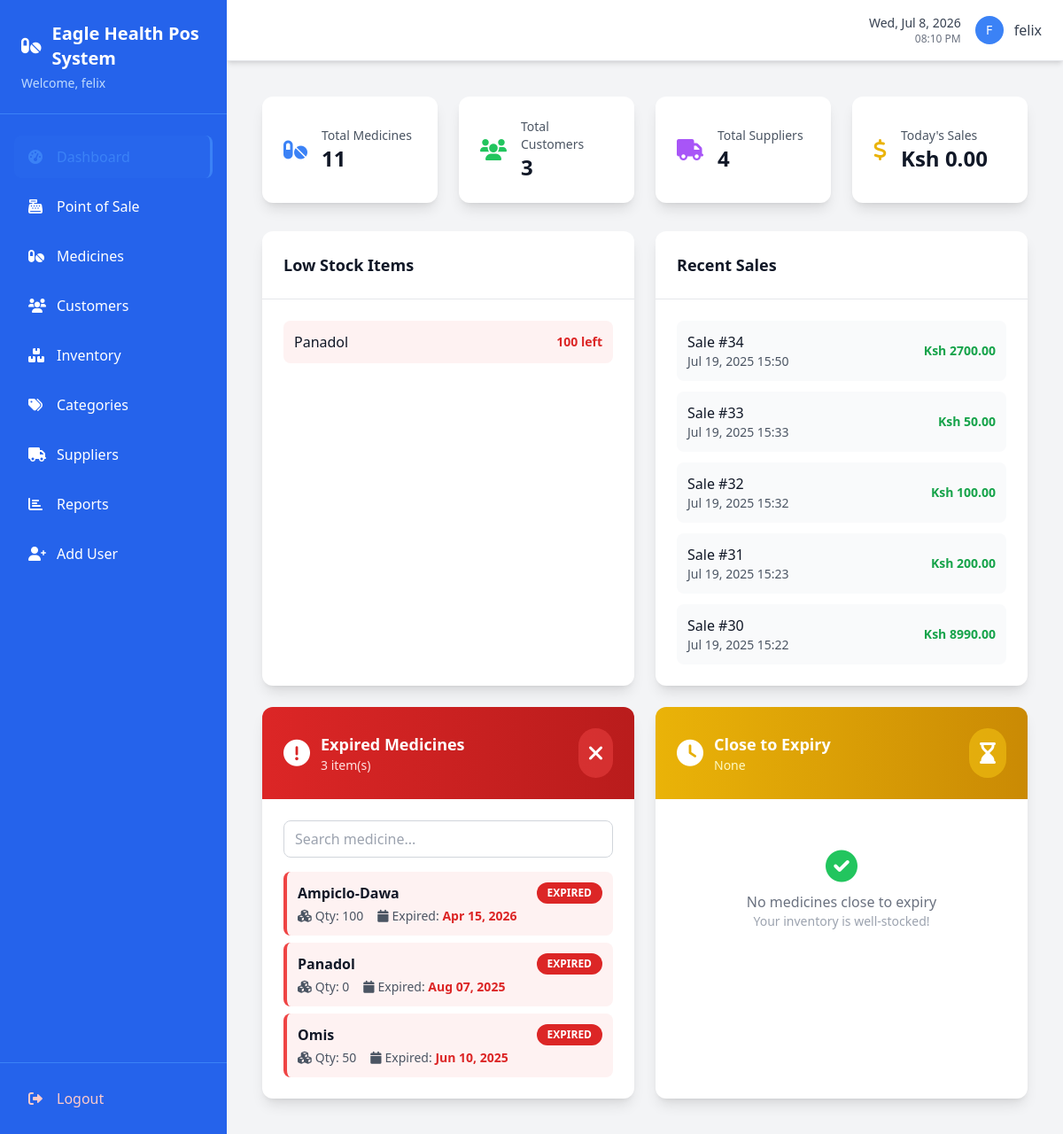
Before: / (signed in) with the older database file.
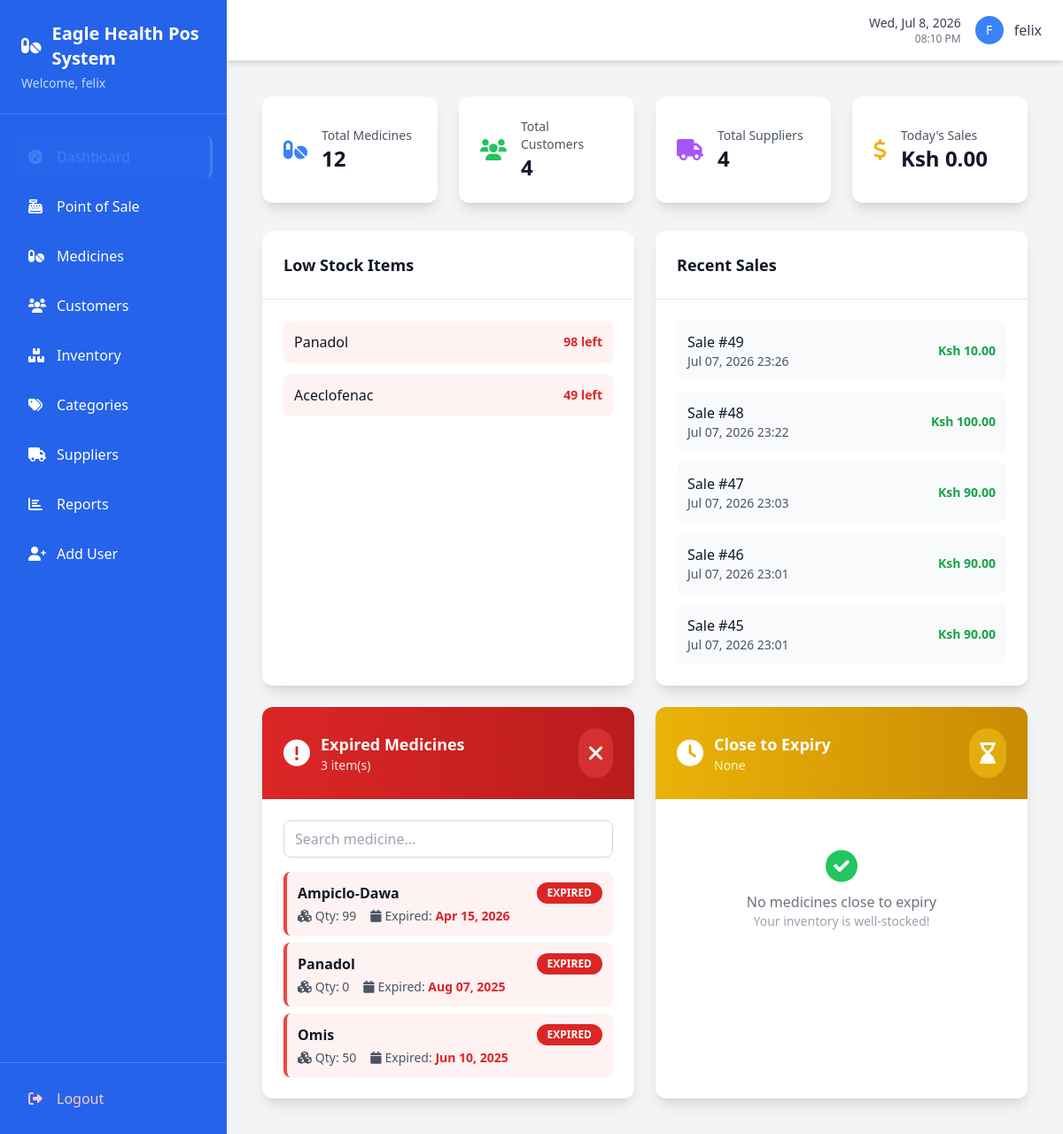
After: the same page with the newer database file.
### pos/models.py (models this page shows, shortened)
class Medicine(models.Model):
    name = models.CharField(max_length=100)
    category = models.ForeignKey(Category, on_delete=models.CASCADE)
    price = models.DecimalField(max_digits=10, decimal_places=2, validators=[MinValueValidator(Decimal('0.01'))])
    description = models.TextField(blank=True)
    manufacturer = models.CharField(max_length=100, blank=True)
    is_active = models.BooleanField(default=True)
    created_at = models.DateTimeField(auto_now_add=True)
    updated_at = models.DateTimeField(auto_now=True)
    @property
    def total_quantity(self):
        return sum(inv.quantity for inv in self.inventory_set.all())

class Inventory(models.Model):
    medicine = models.ForeignKey(Medicine, on_delete=models.CASCADE)
    quantity = models.IntegerField(validators=[MinValueValidator(0)])
    expiry_date = models.DateField()
    batch_number = models.CharField(max_length=50, blank=True)
    cost_price = models.DecimalField(max_digits=10, decimal_places=2, validators=[MinValueValidator(Decimal('0.01'))])
    created_at = models.DateTimeField(auto_now_add=True)
    updated_at = models.DateTimeField(auto_now=True)
    class Meta:
        verbose_name_plural = "Inventories"

class Sale(models.Model):
    customer = models.ForeignKey(Customer, on_delete=models.CASCADE, null=True, blank=True)
    sale_date = models.DateTimeField(auto_now_add=True)
    total_amount = models.DecimalField(max_digits=10, decimal_places=2, default=0)
    discount = models.DecimalField(max_digits=10, decimal_places=2, default=0)
    tax = models.DecimalField(max_digits=10, decimal_places=2, default=0)
    payment_method = models.CharField(max_length=20, choices=[
        ('cash', 'Cash'),
        ('card', 'Card'),
        ('mobile', 'MPESA'),
        ('split', 'Split Payment'),
    ], default='cash')
    notes = models.TextField(blank=True, default='')
    served_by = models.ForeignKey(User, on_delete=models.CASCADE)
    created_at = models.DateTimeField(auto_now_add=True)

### pos/views.py (the view)
# urls.py: path('', views.dashboard, name='dashboard'),
@login_required
def dashboard(request):
    total_medicines = Medicine.objects.filter(is_active=True).count()
    total_customers = Customer.objects.count()
    total_suppliers = Supplier.objects.filter(is_active=True).count()
    today = timezone.now().date()
    today_sales = Sale.objects.filter(sale_date__date=today).aggregate(
        total=Sum('total_amount')
    )['total'] or 0
    low_stock = Medicine.objects.filter(
        inventory__quantity__lt=10,
        is_active=True
    ).distinct()
    recent_sales = Sale.objects.order_by('-sale_date')[:5]
    expired = Inventory.objects.filter(expiry_date__lt=today)
    close_to_expiry = Inventory.objects.filter(expiry_date__gte=today, expiry_date__lte=today + timedelta(days=30))
    context = {
        'total_medicines': total_medicines,
        'total_customers': total_customers,
        'total_suppliers': total_suppliers,
        'today_sales': today_sales,
        'low_stock': low_stock,
        'recent_sales': recent_sales,
        'expired': expired,
        'close_to_expiry': close_to_expiry,
    }
    return render(request, 'pos/dashboard.html', context)

### templates/pos/dashboard.html (shortened to what the changed rows need)
{% extends 'base.html' %}
{% block content %}
<div class="max-w-7xl mx-auto p-4">
  <div class="grid grid-cols-1 md:grid-cols-2 lg:grid-cols-4 gap-6 mb-8">
    <div class="bg-white rounded-xl shadow-lg p-6 flex items-center">
      <div class="ml-4">
        <p class="text-sm font-medium text-gray-600">Total Medicines</p>
        <p class="text-2xl font-semibold text-gray-900">{{ total_medicines }}</p>
      </div>
    </div>
    <div class="bg-white rounded-xl shadow-lg p-6 flex items-center">
      <div class="ml-4">
        <p class="text-sm font-medium text-gray-600">Total Customers</p>
        <p class="text-2xl font-semibold text-gray-900">{{ total_customers }}</p>
      </div>
    </div>
  </div>
  <div class="grid grid-cols-1 lg:grid-cols-2 gap-6">
    <div class="bg-white rounded-xl shadow-lg">
      <div class="p-6">
        {% if low_stock %}
        <ul class="space-y-3">
          {% for medicine in low_stock %}
          <li class="flex justify-between items-center p-3 bg-red-50 rounded-lg">
            <span class="font-medium text-gray-900">{{ medicine.name }}</span>
            <span class="text-sm text-red-600 font-semibold">{{ medicine.total_quantity }} left</span>
          </li>
          {% endfor %}
        </ul>
        {% else %}
        <p class="text-gray-500">No items with low stock.</p>
        {% endif %}
      </div>
    </div>
    <div class="bg-white rounded-xl shadow-lg">
      <div class="p-6">
        {% if recent_sales %}
        <ul class="space-y-3">
          {% for sale in recent_sales %}
          <li class="flex justify-between items-center p-3 bg-gray-50 rounded-lg">
            <div>
              <span class="font-medium text-gray-900">Sale #{{ sale.id }}</span>
              <p class="text-sm text-gray-600">{{ sale.sale_date|date:"M d, Y H:i" }}</p>
            </div>
            <span class="text-sm font-semibold text-green-600">Ksh {{ sale.total_amount|floatformat:2 }}</span>
          </li>
          {% endfor %}
        </ul>
        {% else %}
        <p class="text-gray-500">No recent sales.</p>
        {% endif %}
      </div>
    </div>
  </div>
  <div class="grid grid-cols-1 md:grid-cols-2 gap-6 mt-6">
    <div class="bg-white rounded-xl shadow-lg overflow-hidden">
        <div class="p-6">
            {% if expired %}
                <div class="space-y-2 max-h-96 overflow-y-auto">
                {% for inv in expired %}
                    <div class="expired-item p-3 bg-red-50 rounded-lg border-l-4 border-red-500 hover:bg-red-100 transition-colors duration-200 cursor-pointer" data-medicine="{{ inv.medicine.name|lower }}">
                        <div class="flex justify-between items-start">
                            <div class="flex-1">
                                <p class="font-semibold text-gray-900">{{ inv.medicine.name }}</p>
                                <div class="flex gap-4 mt-1 text-sm text-gray-600">
                                    <span><i class="fas fa-cubes mr-1"></i>Qty: {{ inv.quantity }}</span>
                                    <span><i class="fas fa-calendar mr-1"></i>Expired: <span class="text-red-600 font-semibold">{{ inv.expiry_date|date:"M d, Y" }}</span></span>
                                </div>
                            </div>
                            <span class="bg-red-600 text-white text-xs font-bold px-3 py-1 rounded-full">EXPIRED</span>
                        </div>
                    </div>
                {% endfor %}
                </div>
            {% else %}
                <div class="text-center py-8">
                    <i class="fas fa-check-circle text-4xl text-green-500 mb-2"></i>
                    <p class="text-gray-500 font-medium">No expired medicines</p>
                    <p class="text-gray-400 text-sm">Your inventory is clear!</p>
                </div>
            {% endif %}
        </div>
    </div>
</div>
</div>
{% endblock %}

Changed rows visible on the page:
removed Sale: id "34", sale_date "Jul 19, 2025 15:50", total_amount "2700.00"
removed Sale: id "33", sale_date "Jul 19, 2025 15:33", total_amount "50.00"
removed Sale: id "32", sale_date "Jul 19, 2025 15:32", total_amount "100.00"
removed Sale: id "31", sale_date "Jul 19, 2025 15:23", total_amount "200.00"
removed Sale: id "30", sale_date "Jul 19, 2025 15:22", total_amount "8990.00"
changed through a linked row, Medicine "Panadol": total_quantity "100" → "98"
now on this page (row unchanged): Medicine: name "Aceclofenac", total_quantity "49"
added Sale: id "49", sale_date "Jul 07, 2026 23:26", total_amount "10.00"
added Sale: id "48", sale_date "Jul 07, 2026 23:22", total_amount "100.00"
added Sale: id "47", sale_date "Jul 07, 2026 23:03", total_amount "90.00"
added Sale: id "46", sale_date "Jul 07, 2026 23:01", total_amount "90.00"
added Sale: id "45", sale_date "Jul 07, 2026 23:01", total_amount "90.00"
changed Inventory "Apr 15, 2026": quantity "100" → "99"
Other visible differences:
{{ total_medicines }}: "11" → "12"
{{ total_customers }}: "3" → "4"
